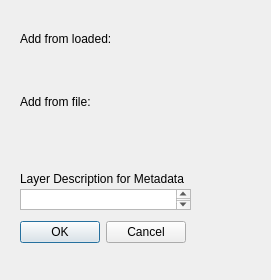
<?xml version="1.0" encoding="UTF-8"?>
<ui version="4.0">
 <class>Dialog</class>
 <widget class="QDialog" name="Dialog">
  <property name="geometry">
   <rect>
    <x>0</x>
    <y>0</y>
    <width>271</width>
    <height>280</height>
   </rect>
  </property>
  <property name="windowTitle">
   <string>Dialog</string>
  </property>
  <widget class="QgsFileWidget" name="mQgsFileWidget">
   <property name="geometry">
    <rect>
     <x>20</x>
     <y>110</y>
     <width>201</width>
     <height>27</height>
    </rect>
   </property>
  </widget>
  <widget class="QgsMapLayerComboBox" name="comboFile">
   <property name="geometry">
    <rect>
     <x>20</x>
     <y>50</y>
     <width>161</width>
     <height>27</height>
    </rect>
   </property>
  </widget>
  <widget class="QDialogButtonBox" name="buttonBox">
   <property name="geometry">
    <rect>
     <x>20</x>
     <y>220</y>
     <width>166</width>
     <height>25</height>
    </rect>
   </property>
   <property name="standardButtons">
    <set>QDialogButtonBox::Cancel|QDialogButtonBox::Ok</set>
   </property>
  </widget>
  <widget class="QLabel" name="label">
   <property name="geometry">
    <rect>
     <x>20</x>
     <y>30</y>
     <width>121</width>
     <height>17</height>
    </rect>
   </property>
   <property name="text">
    <string>Add from loaded:</string>
   </property>
  </widget>
  <widget class="QLabel" name="label_2">
   <property name="geometry">
    <rect>
     <x>20</x>
     <y>93</y>
     <width>121</width>
     <height>17</height>
    </rect>
   </property>
   <property name="text">
    <string>Add from file:</string>
   </property>
  </widget>
  <widget class="QTextEdit" name="textEdit">
   <property name="geometry">
    <rect>
     <x>20</x>
     <y>189</y>
     <width>171</width>
     <height>21</height>
    </rect>
   </property>
  </widget>
  <widget class="QLabel" name="label_3">
   <property name="geometry">
    <rect>
     <x>20</x>
     <y>170</y>
     <width>201</width>
     <height>17</height>
    </rect>
   </property>
   <property name="text">
    <string>Layer Description for Metadata</string>
   </property>
  </widget>
 </widget>
 <customwidgets>
  <customwidget>
   <class>QgsFileWidget</class>
   <extends></extends>
   <header>qgsfilewidget.h</header>
  </customwidget>
  <customwidget>
   <class>QgsMapLayerComboBox</class>
   <extends></extends>
   <header>qgsmaplayercombobox.h</header>
  </customwidget>
 </customwidgets>
 <resources/>
 <connections/>
</ui>
